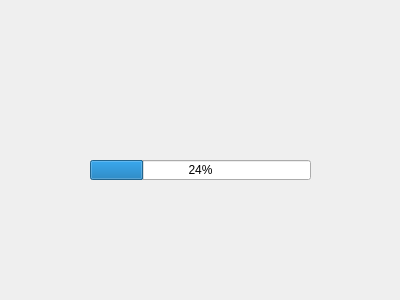
<?xml version="1.0" encoding="UTF-8"?>
<ui version="4.0">
 <class>startwindow</class>
 <widget class="QDialog" name="startwindow">
  <property name="geometry">
   <rect>
    <x>0</x>
    <y>0</y>
    <width>400</width>
    <height>300</height>
   </rect>
  </property>
  <property name="windowTitle">
   <string>Dialog</string>
  </property>
  <widget class="QProgressBar" name="progressBar">
   <property name="geometry">
    <rect>
     <x>90</x>
     <y>160</y>
     <width>221</width>
     <height>20</height>
    </rect>
   </property>
   <property name="value">
    <number>24</number>
   </property>
  </widget>
 </widget>
 <resources/>
 <connections/>
</ui>
